Frame 1 (no input): blank canvas, image omitted
Frame 60 (no input): blank canvas, image omitted
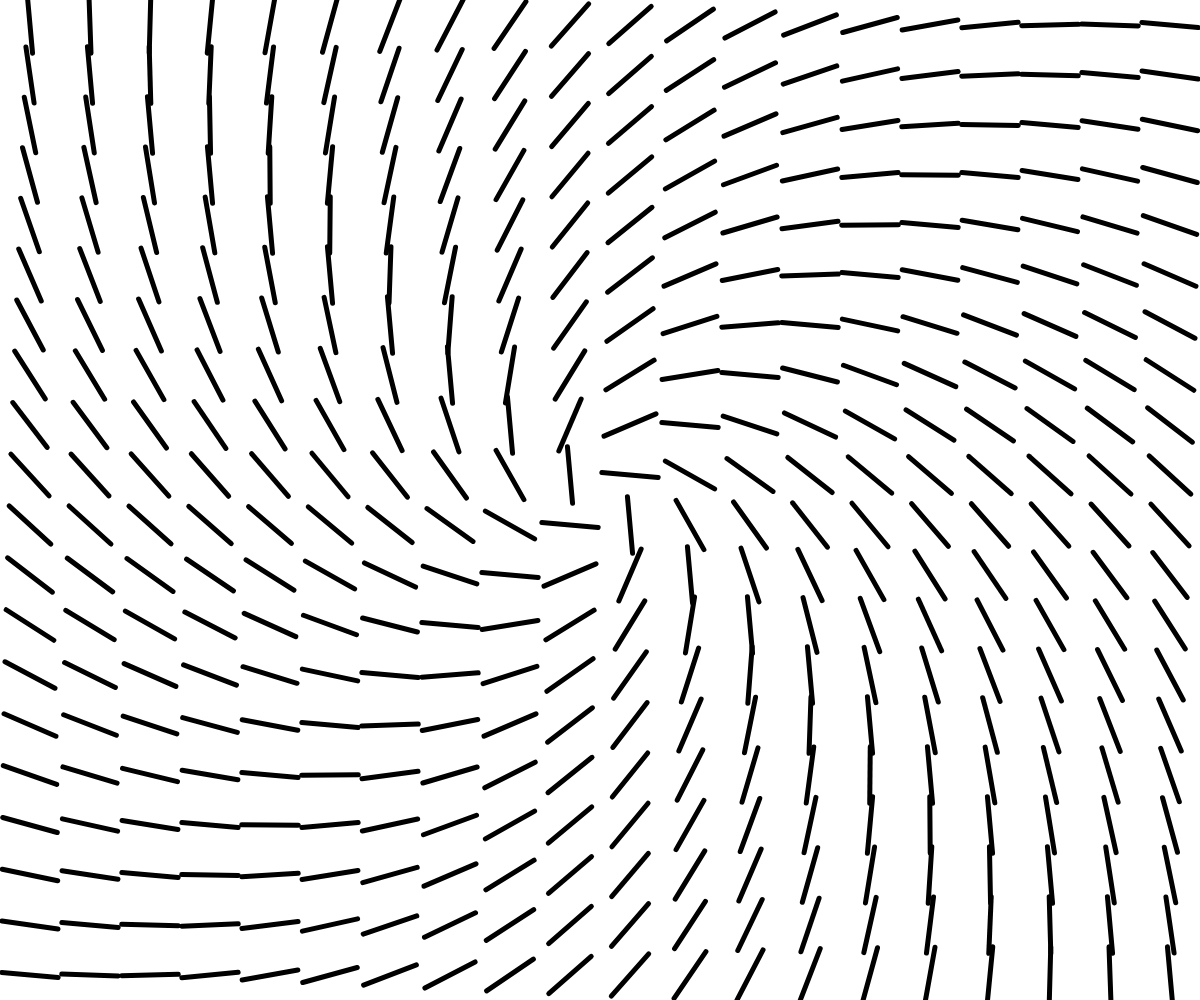
Frame 120 (the mouse pressed at the canvas centre since frame 60)

The p5.js sketch whose frames 1 and 60 were blank and that drew this single picture after the mouse press (run headless with seeded random() and noise() and a simulated clock; from frame 60 on, the mouse is pressed at the canvas centre):

// p5.js sketch
// ── sketch.js
const tileCount = 20;
let tileWidth, tileHeight;
let shapeAngle = 0;

function setup() {
  // put setup code here
  createCanvas(windowWidth, windowHeight);
  tileWidth = width / tileCount;
  tileHeight = height / tileCount;
}

function draw1() {
  // put drawing code here
  clear();

  for (let gridY = 0; gridY < tileCount; gridY++) {
    for (let gridX = 0; gridX < tileCount; gridX++) {
      const posX = gridX * tileWidth + tileWidth / 2;
      const posY = gridY * tileHeight + tileHeight / 2;
      push();
      translate(posX, posY);
      line(0, 0, 50, 50);
      pop();
    }
  }
}
function draw2() {
  // put drawing code here
  clear();

  for (let gridY = 0; gridY < tileCount; gridY++) {
    for (let gridX = 0; gridX < tileCount; gridX++) {
      const posX = gridX * tileWidth + tileWidth / 2;
      const posY = gridY * tileHeight + tileHeight / 2;

      const angle = atan2(posY, posX);

      push();
      translate(posX, posY);
      rotate(angle);
      line(0, 0, 50, 50);
      pop();
    }
  }
}

function draw() {
  // put drawing code here
  clear();
  strokeWeight(5);

  for (let gridY = 0; gridY < tileCount; gridY++) {
    for (let gridX = 0; gridX < tileCount; gridX++) {
      const posX = gridX * tileWidth + tileWidth / 2;
      const posY = gridY * tileHeight + tileHeight / 2;

      const angle =
        atan2(mouseY - posY, mouseX - posX) + (shapeAngle * PI) / 180;

      push();
      translate(posX, posY);
      rotate(angle);
      // line(-12, 0, 12, 0);
      line(-20, -20, 20, 20);
      // line(0, 0, 50, 50);
      pop();
    }
  }
}
function keyReleased() {
  if (keyCode == LEFT_ARROW) shapeAngle += 25;
  if (keyCode == RIGHT_ARROW) shapeAngle -= 20;
}
